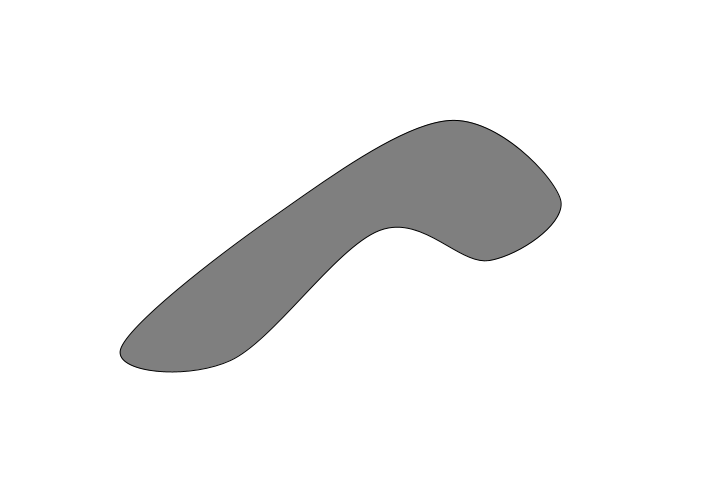
Frame 1 (no input)
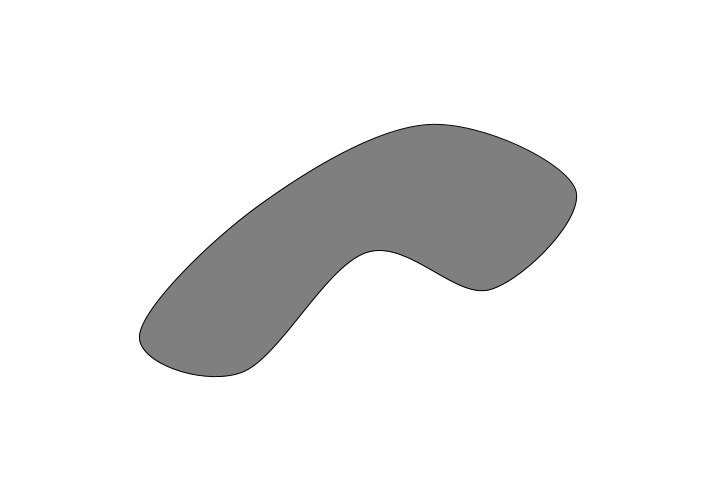
Frame 60 (the mouse pressed at the canvas centre just before this capture)
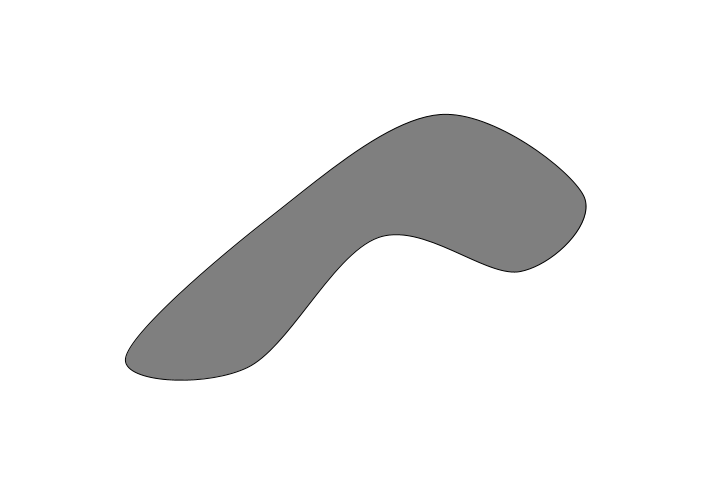
Frame 120 (the mouse held since frame 60 and released just before this capture)

The Processing sketch that drew these frames (run headless with seeded random() and noise(); from frame 60 on, the mouse is pressed at the canvas centre):

// Processing sketch: smoothLava_pde
// ── smoothLava_pde.pde
/* Sayge Schell

Modified code to create infinitely looping lava that does not overlap.
This runs an editable # of seconds of randomizations from Perlin noise and
then loops them backwards. This is so we can control the  motion of the lava
and make sure it does not overlap.

*/

/* VARIABLE DECLARATIONS */
final float speed = 1.5; // determines speed of animation
final float variation = 10; // determines amount of variation in noise
final float offset = 1;
final int frame_life = 180; // stores how many frames we want to record for the looping
float[] coords = {120,350, 270,220, 450,120, 560,200, 490,260, 380,230, 230,360};
float generation = 0;
float noiseFactor = 0; // stores the noise factor
float toAdd = 0; // stores the noised noiseFactor times the speed
int index = (frame_life - 1); // stores the index we are currently at in the memory array
boolean increment = false; // stores whether we are incrementing or decrementing our index
float[][] memory = new float[frame_life][coords.length]; //declare an array that holds all memory coords of size 180

//Setup
void setup() {
  size(720, 480);
  background(255);
  smooth();
  stroke(0);
  fill(127);
}


void draw() {
  /* RECORDING PORTION */
  //If frameCount <= frame_life, generate noise and store all coords in array. Store coords for each frame.
  if (frameCount <= frame_life){
    //Set noise
    noiseDetail(6);
    noiseSeed(13);
    //Increase variation every second
    if(frameCount % 60 == 0) {
      generation += variation;
    }
    //Modify and store each coordinate
    for(int i = 0; i < coords.length; i++){
      noiseFactor = generation + offset * i;
      toAdd = ( noise(noiseFactor) -0.5 ) * speed;
      coords[i] += toAdd;
      memory[frameCount - 1][i] = coords[i];
    }
   }
   
   /* RUNNING FROM MEMORY PORTION */
   //If frameCount > frame_life, begin from memory
   else if (frameCount > frame_life){
     for(int i = 0; i < coords.length; i++){
       coords[i] = memory[index][i];
     } 
     //Now iterate backwards or forwards through
     // On multiples of frame_life, switch between traversing all forward and all backwards
     if (!increment && index > 0){
      index -= 1;
     }
     else if (increment && index < 179){
       index += 1;
     }
     //If index is currently 0, start incrementing
     if (index == 0){
       increment = true;
     }
      //Otherwise if at 179, decrement
     else if (index == 179){
       increment = false;
     } 
   }
  
  background(255);
  
  beginShape();
  curveVertex(coords[coords.length-2], coords[coords.length-1]); //start control point same as second to last
  curveVertex(coords[ 0], coords[ 1]);
  curveVertex(coords[ 2], coords[ 3]);
  curveVertex(coords[ 4], coords[ 5]);
  curveVertex(coords[ 6], coords[ 7]);
  curveVertex(coords[ 8], coords[ 9]);
  curveVertex(coords[10], coords[11]);
  curveVertex(coords[12], coords[13]);
  curveVertex(coords[ 0], coords[ 1]);
  curveVertex(coords[ 2], coords[ 3]); //end control point same as second from first
  endShape();
}
